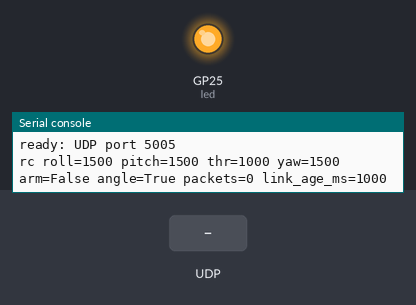
The program below on a simulated Raspberry Pi Pico running MicroPython. On the bench: output pins drawn as LEDs (lit = HIGH), the last lines printed to the serial console. The test bench sets the inputs (shaded band). The board's own WiFi access point starts at once; values from a settings file that is not in the repository are placeholders.

Above: at 1.2 s.
1.3 s: UDP packet "sta" arrives
At 1.7 s:
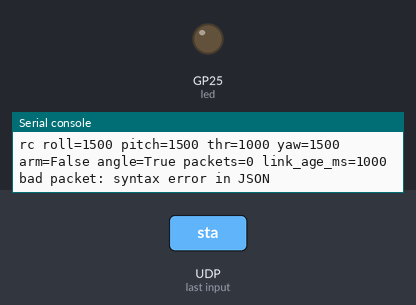
2.8 s: UDP packet "receiver_test" arrives
At 4.0 s:
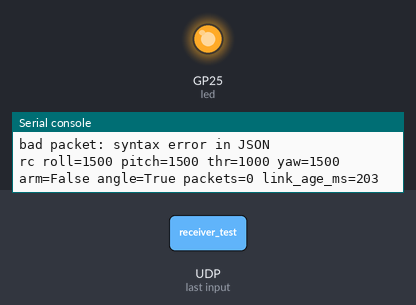
4.3 s: UDP packet "roll" arrives
At 5.3 s:
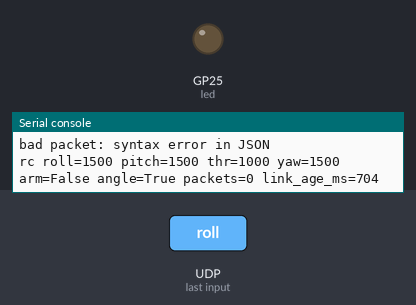
Timing chart, 0 to 7.3 s (numbered marks = the images above; inputs shaded):
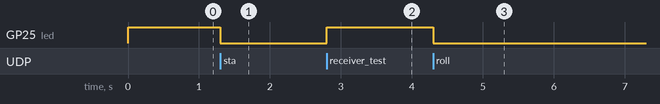

Measured:
- after the input at 1.3 s, GP25 (led): HIGH → LOW at once
- after the input at 2.8 s, GP25 (led): LOW → HIGH at once
- after the input at 4.3 s, GP25 (led): HIGH → LOW at once

The program:

picomain.py
```python
import time
from machine import Pin, UART

from crsf import CrsfRcSender
from pico_udp import UdpRcReceiver, connect_wifi, start_access_point
from rc_protocol import default_rc, rc_to_channels

try:
    from wifi_config import AP_PASSWORD, AP_SSID, WIFI_MODE
except ImportError:
    AP_SSID = "pico-drone"
    AP_PASSWORD = "drone12345"
    WIFI_MODE = "ap"

try:
    from wifi_config import STA_PASSWORD, STA_SSID
except ImportError:
    STA_SSID = ""
    STA_PASSWORD = ""


UDP_PORT = 5005
LINK_TIMEOUT_MS = 500
RC_PERIOD_MS = 20
STATUS_PERIOD_MS = 200
DEBUG_PERIOD_MS = 1000

UART_ID = 0
UART_TX_PIN = 0  # GP0 -> FC RX
UART_RX_PIN = 1  # GP1 <- FC TX, optional


def make_uart():
    return UART(
        UART_ID,
        baudrate=420000,
        bits=8,
        parity=None,
        stop=1,
        tx=Pin(UART_TX_PIN),
        rx=Pin(UART_RX_PIN),
    )


def main():
    led = Pin("LED", Pin.OUT)
    if WIFI_MODE == "sta":
        connect_wifi(STA_SSID, STA_PASSWORD, led=led)
    else:
        start_access_point(AP_SSID, AP_PASSWORD, led=led)

    receiver = UdpRcReceiver(UDP_PORT)
    crsf = CrsfRcSender(make_uart())

    rc = default_rc()
    last_packet_ms = time.ticks_ms()
    last_send_ms = time.ticks_ms()
    last_status_ms = time.ticks_ms()
    last_debug_ms = time.ticks_ms()

    print("ready: UDP port", UDP_PORT)

    while True:
        received = receiver.receive()
        if received is not None:
            rc = received
            last_packet_ms = time.ticks_ms()
            led.toggle()

        if time.ticks_diff(time.ticks_ms(), last_packet_ms) > LINK_TIMEOUT_MS:
            rc = default_rc()

        now = time.ticks_ms()
        if time.ticks_diff(now, last_send_ms) >= RC_PERIOD_MS:
            crsf.send_channels(rc_to_channels(rc))
            last_send_ms = now

        if time.ticks_diff(now, last_status_ms) >= STATUS_PERIOD_MS:
            receiver.send_status(
                {
                    "type": "pico_status",
                    "packets": receiver.packet_count,
                    "link_age_ms": time.ticks_diff(now, last_packet_ms),
                    "rc": rc,
                }
            )
            last_status_ms = now

        if time.ticks_diff(now, last_debug_ms) >= DEBUG_PERIOD_MS:
            print(
                "rc roll={} pitch={} thr={} yaw={} arm={} angle={} packets={} link_age_ms={}".format(
                    rc["roll"],
                    rc["pitch"],
                    rc["throttle"],
                    rc["yaw"],
                    rc["arm"],
                    rc["angle"],
                    receiver.packet_count,
                    time.ticks_diff(now, last_packet_ms),
                )
            )
            last_debug_ms = now

        time.sleep_ms(1)


try:
    main()
finally:
    uart = make_uart()
    crsf = CrsfRcSender(uart)
    safe = rc_to_channels(default_rc())
    for _ in range(50):
        crsf.send_channels(safe)
        time.sleep_ms(20)
```

crsf.py
```python
CRSF_ADDR_FLIGHT_CONTROLLER = 0xC8
CRSF_FRAMETYPE_RC_CHANNELS_PACKED = 0x16


def crc8_dvb_s2(data):
    crc = 0
    for b in data:
        crc ^= b
        for _ in range(8):
            if crc & 0x80:
                crc = ((crc << 1) ^ 0xD5) & 0xFF
            else:
                crc = (crc << 1) & 0xFF
    return crc


def us_to_crsf(us):
    value = int((us - 1500) * 8 / 5 + 992)
    return max(172, min(1811, value))


def pack_channels(ch_us):
    vals = [us_to_crsf(x) for x in ch_us[:16]]
    bitbuf = 0
    bits = 0
    out = bytearray()

    for value in vals:
        bitbuf |= (value & 0x7FF) << bits
        bits += 11
        while bits >= 8:
            out.append(bitbuf & 0xFF)
            bitbuf >>= 8
            bits -= 8

    return bytes(out)


def make_rc_frame(ch_us):
    payload = pack_channels(ch_us)
    frame = bytearray()
    frame.append(CRSF_ADDR_FLIGHT_CONTROLLER)
    frame.append(len(payload) + 2)
    frame.append(CRSF_FRAMETYPE_RC_CHANNELS_PACKED)
    frame.extend(payload)
    frame.append(crc8_dvb_s2(frame[2:]))
    return frame


class CrsfRcSender:
    def __init__(self, uart):
        self.uart = uart

    def send_channels(self, ch_us):
        self.uart.write(make_rc_frame(ch_us))
```

pico_udp.py
```python
import json
import socket
import time

import network

from rc_protocol import default_rc, sanitize_rc


def connect_wifi(ssid, password, led=None, timeout_s=15):
    wlan = network.WLAN(network.STA_IF)
    wlan.active(True)
    wlan.connect(ssid, password)

    print("connecting to WiFi...")
    start = time.ticks_ms()
    while not wlan.isconnected():
        if led is not None:
            led.toggle()
        if time.ticks_diff(time.ticks_ms(), start) > timeout_s * 1000:
            if led is not None:
                led.off()
            raise RuntimeError("WiFi connection timeout")
        time.sleep_ms(250)

    if led is not None:
        led.on()

    print("connected to WiFi")
    print("IP address:", wlan.ifconfig()[0])
    return wlan


def start_access_point(ssid, password, led=None, channel=6):
    sta = network.WLAN(network.STA_IF)
    sta.active(False)

    ap = network.WLAN(network.AP_IF)
    ap.active(True)

    if password:
        ap.config(essid=ssid, password=password, channel=channel)
    else:
        ap.config(essid=ssid, channel=channel)

    while not ap.active():
        if led is not None:
            led.toggle()
        time.sleep_ms(100)

    if led is not None:
        led.on()

    print("Pico AP started")
    print("SSID:", ssid)
    print("IP address:", ap.ifconfig()[0])
    return ap


class UdpRcReceiver:
    def __init__(self, port):
        self.sock = socket.socket(socket.AF_INET, socket.SOCK_DGRAM)
        self.sock.bind(("0.0.0.0", port))
        self.sock.settimeout(0.0)
        self.last_addr = None
        self.packet_count = 0
        print("UDP port:", port)

    def receive(self):
        try:
            data, addr = self.sock.recvfrom(1024)
        except OSError:
            return None

        try:
            message = data.decode().strip()
            parsed = json.loads(message)
            self.last_addr = addr
            self.packet_count += 1
            if parsed.get("receiver_test") is True:
                parsed["arm"] = False
                return sanitize_rc(parsed, force_throttle_low=False)
            return sanitize_rc(parsed)
        except Exception as exc:
            print("bad packet:", exc)
            return default_rc()

    def send_status(self, status):
        if self.last_addr is None:
            return
        try:
            payload = json.dumps(status).encode()
            self.sock.sendto(payload, self.last_addr)
        except OSError:
            pass
```

rc_protocol.py
```python
ROLL_MIN = 1000
ROLL_MAX = 2000
PITCH_MIN = 1000
PITCH_MAX = 2000
THROTTLE_MIN = 1000
THROTTLE_MAX = 3000
YAW_MIN = 1000
YAW_MAX = 2000


def clamp(value, min_value, max_value):
    if value < min_value:
        return min_value
    if value > max_value:
        return max_value
    return value


def safe_bool(value):
    return True if value is True else False


def default_rc():
    return {
        "roll": 1500,
        "pitch": 1500,
        "throttle": 1000,
        "yaw": 1500,
        "arm": False,
        "angle": True,
    }


def sanitize_rc(data, force_throttle_low=True):
    rc = default_rc()
    rc["roll"] = clamp(int(data.get("roll", rc["roll"])), ROLL_MIN, ROLL_MAX)
    rc["pitch"] = clamp(int(data.get("pitch", rc["pitch"])), PITCH_MIN, PITCH_MAX)
    rc["throttle"] = clamp(
        int(data.get("throttle", rc["throttle"])),
        THROTTLE_MIN,
        THROTTLE_MAX,
    )
    rc["yaw"] = clamp(int(data.get("yaw", rc["yaw"])), YAW_MIN, YAW_MAX)
    rc["arm"] = safe_bool(data.get("arm", rc["arm"]))
    rc["angle"] = safe_bool(data.get("angle", rc["angle"]))

    if force_throttle_low and not rc["arm"]:
        rc["throttle"] = THROTTLE_MIN

    return rc


def rc_to_channels(rc):
    ch = [1500] * 16
    ch[0] = rc["roll"]
    ch[1] = rc["pitch"]
    ch[2] = rc["throttle"]
    ch[3] = rc["yaw"]
    ch[4] = 2000 if rc["arm"] else 1000
    ch[5] = 2000 if rc["angle"] else 1000
    return ch
```
